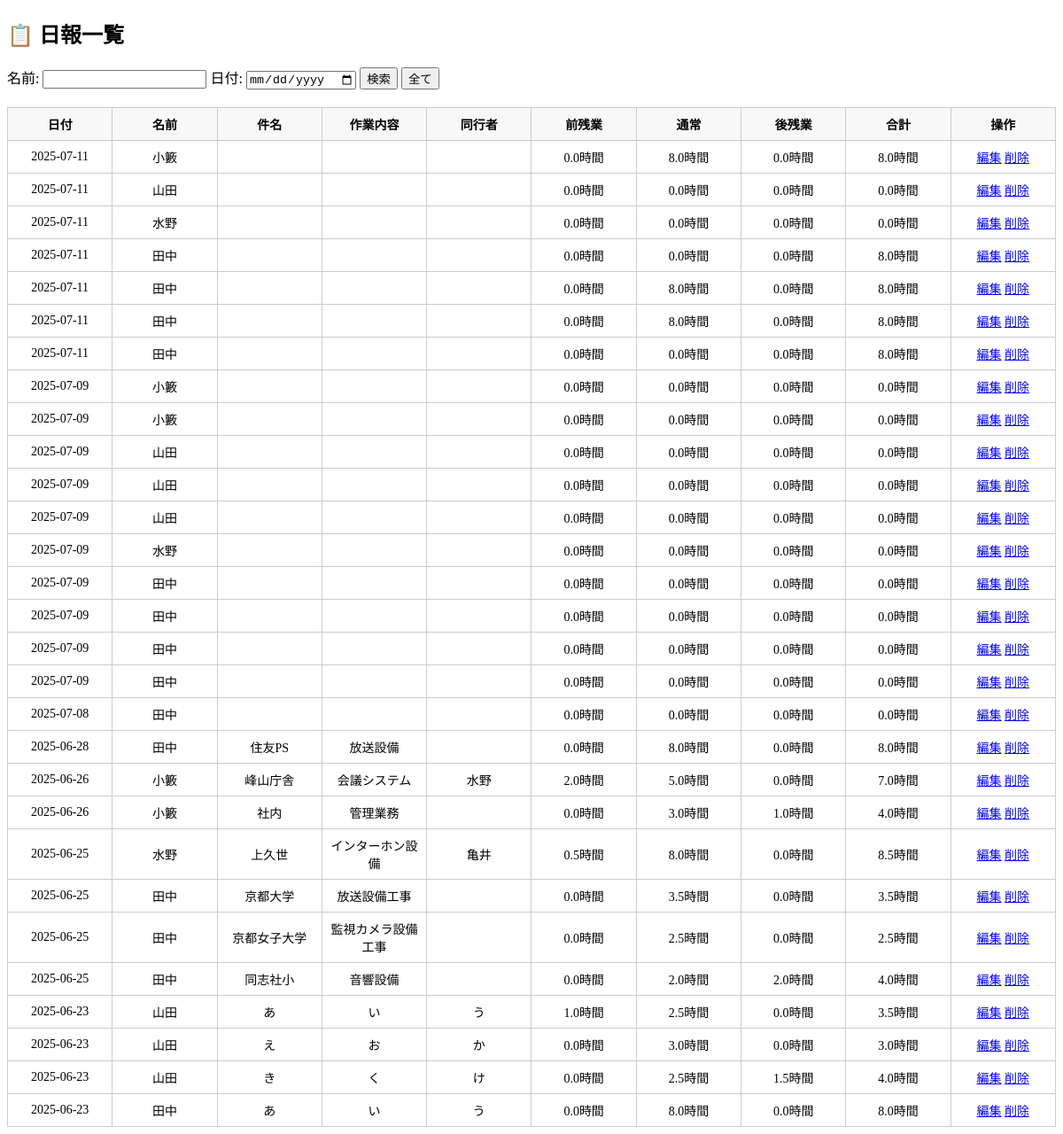
/view_reports, run on an earlier commit of the app's database.
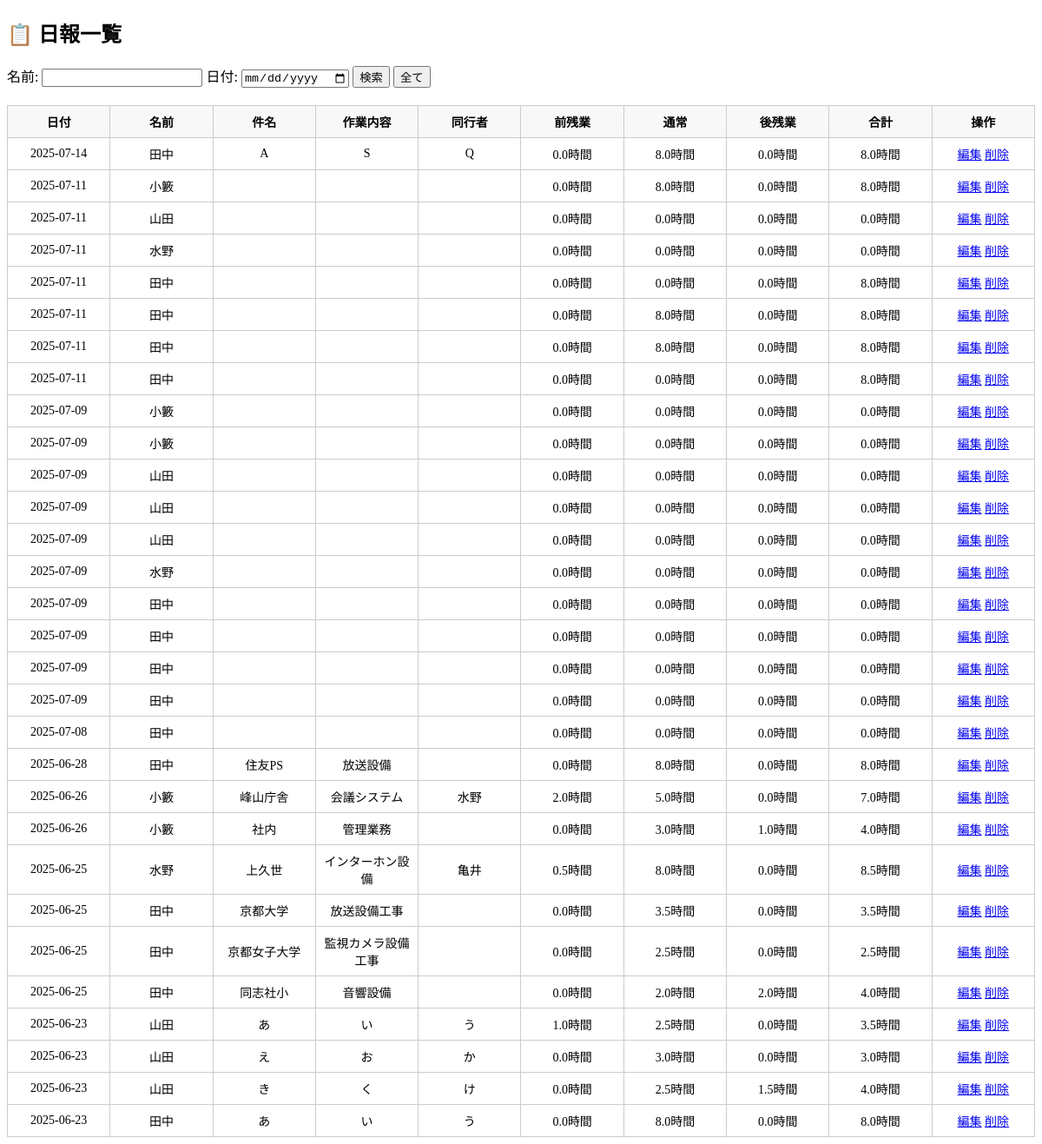
And on a later commit of the database.
### models.py (models this page shows)
class DailyReport(db.Model):
    __tablename__ = 'daily_reports'
    id = db.Column(db.Integer, primary_key=True)
    name = db.Column(db.String(100),nullable=False)
    title = db.Column(db.String(200))
    task = db.Column(db.String(500))
    partner = db.Column(db.String(200))
    start_hour = db.Column(db.Integer)
    start_minute = db.Column(db.Integer)
    end_hour = db.Column(db.Integer)
    end_minute = db.Column(db.Integer)
    work_minutes = db.Column(db.Integer)       # 選択時間（分）
    overtime_before = db.Column(db.Integer)    # 前残業（分）
    overtime_after = db.Column(db.Integer)     # 後残業（分）
    total_minutes = db.Column(db.Integer)      # 合計時間（分）
    date = db.Column(db.String(10))            # 日付（例: "2025-06-16"）
    paid_leave_minutes = db.Column(db.Integer, default=0)   # 有休（分）
    is_holiday_work = db.Column(db.Boolean, default=False)
    holiday_start_hour = db.Column(db.Integer)
    holiday_start_minute = db.Column(db.Integer)
    holiday_end_hour = db.Column(db.Integer)
    holiday_end_minute = db.Column(db.Integer)
    holiday_work_minutes = db.Column(db.Integer)
    holiday_total_minutes = db.Column(db.Integer)

### app.py (the view)
@app.route('/view_reports')
def view_reports():
    name = request.args.get('name')
    date = request.args.get('date')
    query = DailyReport.query
    if name:
        query = query.filter(DailyReport.name.contains(name))
    if date:
        query = query.filter(DailyReport.date == date)
    reports = query.order_by(DailyReport.date.desc(), DailyReport.name).all()
    for r in reports:
        if r.work_minutes is None:
            r.work_minutes = 0
        if r.total_minutes is None:
            r.total_minutes = 0
        if r.paid_leave_minutes is None:
            r.paid_leave_minutes = 0
    return render_template('view_reports.html', reports=reports)

### templates/view_reports.html (shortened to what this page needs)
<!DOCTYPE html>
<html lang="ja">
<head>
</head>
<body>
    <h2>📋 日報一覧</h2>
    <form method="get" style="margin-bottom: 20px;">
        名前: <input type="text" name="name" value="{{ request.args.get('name', '') }}">
        日付: <input type="date" name="date" value="{{ request.args.get('date', '') }}">
        <button type="submit">検索</button>
        <a href="{{ url_for('view_reports') }}"><button type="button">全て</button></a>
    </form>
    <table>
        <thead>
            <tr>
                <th>日付</th>
                <th>名前</th>
                <th>件名</th>
                <th>作業内容</th>
                <th>同行者</th>
                <th>前残業</th>
                <th>通常</th>
                <th>後残業</th>
                <th>合計</th>
                <th>操作</th>
            </tr>
        </thead>
        <tbody>
            {% for r in reports %}
            <tr>
                <td>{{ r.date }}</td>
                <td>{{ r.name }}</td>
                <td>{{ r.title }}</td>
                <td>{{ r.task }}</td>
                <td>{{ r.partner }}</td>
                <td>{{ r.overtime_before / 60 | round(2) }}時間</td>
                <td>{{ r.work_minutes / 60 | round(2) }}時間</td>
                <td>{{ r.overtime_after / 60 | round(2) }}時間</td>
                <td>{{ r.total_minutes / 60 | round(2) }}時間</td>
                <td>
                    <a href="{{ url_for('edit_report', id=r.id) }}">編集</a>
                    <a href="{{ url_for('delete_report', id=r.id) }}" onclick="return confirm('削除してもよろしいですか？')">削除</a>
                </td>
            </tr>
            {% endfor %}
        </tbody>
    </table>
</body>
</html>

### templates/view_reports.html (style rules this page uses)
table { border-collapse: collapse; width: 100%; font-size: 14px; table-layout: fixed; }
th,td { border: 1px solid #ccc; padding: 8px; text-align: center; }
thead th { position: sticky; top: 0; background-color: #f8f8f8; z-index: 1; }

What changed in the data, as far as the page shows it:
added DailyReport: date "2025-07-14", name "田中", title "A", task "S", partner "Q", r.overtime_before/60|round(2) "0.0", r.work_minutes/60|round(2) "8.0", r.overtime_after/60|round(2) "0.0", r.total_minutes/60|round(2) "8.0"
